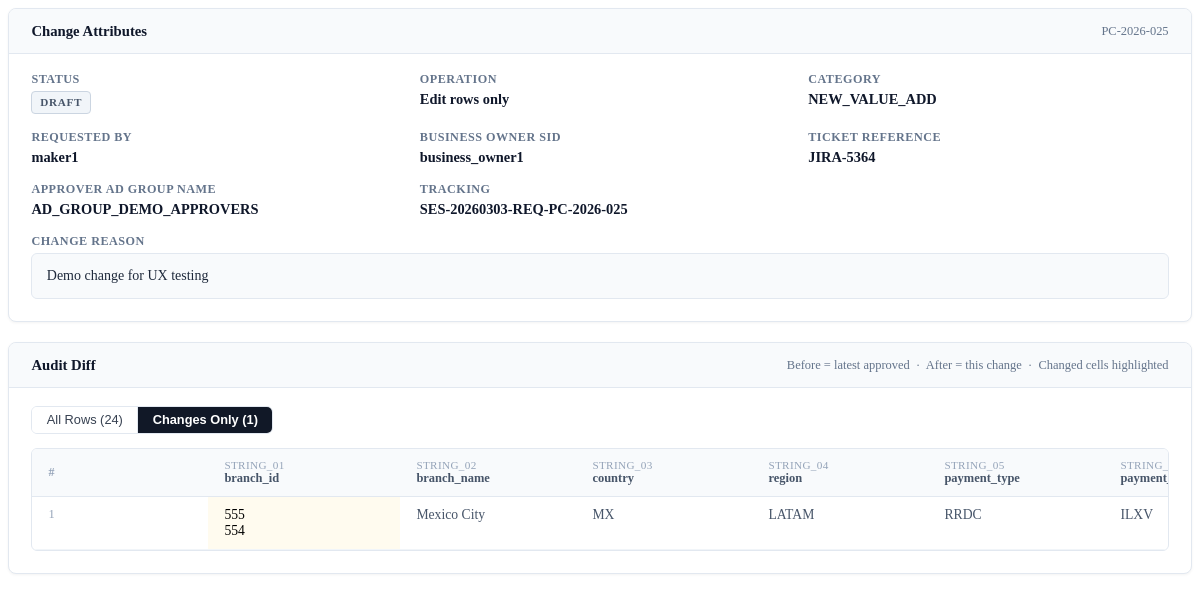
The app's page /changes/25/modal/ (signed in) with its own data.
### mdu/models.py (models this page shows, shortened)
class ChangeRequest(models.Model):
    class Status(models.TextChoices):
        DRAFT = "DRAFT", "Draft"
        SUBMITTED = "SUBMITTED", "Submitted"
        APPROVED = "APPROVED", "Approved"
        REJECTED = "REJECTED", "Rejected"
    class ChangeCategory(models.TextChoices):
        NONE = "", "— Select —"
        DATA_CORRECTION = "DATA_CORRECTION", "Data Correction"
        NEW_VALUE_ADD = "NEW_VALUE_ADD", "New Value Add"
        POLICY_COMPLIANCE = "POLICY_COMPLIANCE", "Policy / Compliance"
        OPERATIONAL_UPDATE = "OPERATIONAL_UPDATE", "Operational Update"
        ENHANCEMENT = "ENHANCEMENT", "Enhancement"
        OTHER = "OTHER", "Other"
    class CollaborationMode(models.TextChoices):
        SINGLE_OWNER = "SINGLE_OWNER", "Single-owner"
        COLLABORATIVE = "COLLABORATIVE", "Collaborative"
    class DDAReviewStatus(models.TextChoices):
        NOT_REQUIRED = "NOT_REQUIRED", "Not required"
        REQUIRED = "REQUIRED", "Required"
        PENDING = "PENDING", "Pending"
        APPROVED = "APPROVED", "Approved"
        REJECTED = "REJECTED", "Rejected"
    header = models.ForeignKey(MDUHeader, on_delete=models.CASCADE, related_name="changes")
    display_id = models.CharField(max_length=30, unique=True)
    draft_uuid = models.UUIDField(default=uuid.uuid4, unique=True, editable=False)
    lock_version = models.PositiveIntegerField(default=1)
    collaboration_mode = models.CharField(
        max_length=20,
        choices=CollaborationMode.choices,
        default=CollaborationMode.SINGLE_OWNER,
    )
    tracking_id = models.CharField(max_length=80, blank=True, default="")
    version = models.IntegerField(null=True, blank=True)
    status = models.CharField(max_length=20, choices=Status.choices, default=Status.DRAFT)
    operation_hint = models.CharField(max_length=40, blank=True, default="")
    override_retired_flag = models.CharField(max_length=1, default="N")
    dda_review_status = models.CharField(
        max_length=20,
        choices=DDAReviewStatus.choices,
        default=DDAReviewStatus.NOT_REQUIRED,
    )
    requested_by_sid = models.CharField(max_length=40, blank=True, default="")
    business_owner_sid = models.CharField(max_length=40, blank=True, default="")
    approver_ad_group = models.CharField(max_length=120, blank=True, default="")
    change_reason = models.CharField(max_length=400, blank=True, default="")
    change_ticket_ref = models.CharField(max_length=120, blank=True, default="")
    change_category = models.CharField(
        max_length=60,
        choices=ChangeCategory.choices,
        blank=True,
        default=ChangeCategory.NONE,
    )
    risk_impact = models.CharField(max_length=60, blank=True, default="")
    request_source_channel = models.CharField(max_length=60, blank=True, default="")
    request_source_system = models.CharField(max_length=60, blank=True, default="")
    payload_json = models.TextField(blank=True, default="")
    submitted_at = models.DateTimeField(null=True, blank=True)
    decided_at = models.DateTimeField(null=True, blank=True)
    decision_note = models.TextField(blank=True, default="")
    decided_by_sid = models.CharField(max_length=40, blank=True, default="")
    override_scope_flag = models.BooleanField(default=False)
    override_scope_reason = models.CharField(max_length=400, blank=True, default="")
    created_by = models.ForeignKey(
        User, on_delete=models.SET_NULL, null=True, blank=True, related_name="created_changes"
    )
    contributors = models.ManyToManyField(
        User,
        blank=True,
        related_name="collab_changes",
    )
    created_at = models.DateTimeField(default=timezone.now)
    updated_at = models.DateTimeField(auto_now=True)
    bulk_add_count = models.PositiveSmallIntegerField(default=0)
    class Meta:
        constraints = [
            models.UniqueConstraint(
                fields=["header", "collaboration_mode"],
                condition=models.Q(status="SUBMITTED", collaboration_mode="SINGLE_OWNER"),
                name="uniq_submitted_cr_per_header_single_owner",
            )
        ]

### mdu/views_changes.py (the view)
# urls.py: path("changes/<int:pk>/modal/", change_modal, name="change_modal"),
@login_required
def change_modal(request, pk):
    change = get_object_or_404(ChangeRequest, pk=pk)
    header = change.header
    after_rows = _rows_from_payload(change.payload_json)
    before_rows = []
    latest = getattr(header, "last_approved_change", None)
    if latest and latest.pk != change.pk:
        before_rows = _rows_from_payload(latest.payload_json)
    biz_cols = _build_biz_cols(before_rows, after_rows)
    before_vals = [r for r in before_rows if isinstance(r, dict) and _is_values_row(r)]
    after_vals = [r for r in after_rows if isinstance(r, dict) and _is_values_row(r)]
    max_len = max(len(before_vals), len(after_vals))
    diff_rows = []
    for i in range(max_len):
        b = before_vals[i] if i < len(before_vals) else {}
        a = after_vals[i] if i < len(after_vals) else {}
        key = _row_key(a or b, i)
        cells = []
        row_changed = False
        for col in biz_cols:
            tech = col["tech"]
            bv = (b.get(tech) or "").strip()
            av = (a.get(tech) or "").strip()
            changed = bv != av
            if changed:
                row_changed = True
            cells.append({"before": bv, "after": av, "changed": changed})
        diff_rows.append({"key": key, "cells": cells, "row_changed": row_changed})
    changed_count = sum(1 for r in diff_rows if r.get("row_changed"))
    return render(
        request,
        "mdu/partials/change_modal.html",
        {
            "change": change,
            "header": header,
            "before_rows": before_rows,
            "proposed_rows": after_rows,
            "biz_cols": biz_cols,
            "diff_rows": diff_rows,
            "changed_count": changed_count,
        },
    )

### mdu/views_changes.py (called while the page is built)
def _rows_from_payload(payload_json: str):
    try:
        obj = json.loads(payload_json or "{}")
        rows = obj.get("rows", [])
        return rows if isinstance(rows, list) else []
    except Exception:
        return []

def _header_row(rows):
    return next((r for r in rows if (r.get("row_type") or "").lower() == "header"), {}) or {}

def _is_values_row(r):
    return (r.get("row_type") or "").lower() != "header"

def _build_biz_cols(before_rows, after_rows):
    after_hdr = _header_row(after_rows)
    before_hdr = _header_row(before_rows)
    string_cols = [f"string_{i:02d}" for i in range(1, 66)]
    def used(col):
        if (after_hdr.get(col) or "").strip() or (before_hdr.get(col) or "").strip():
            return True
        for r in after_rows:
            if (r.get(col) or "").strip():
                return True
        for r in before_rows:
            if (r.get(col) or "").strip():
                return True
        return False
    cols = []
    for col in string_cols:
        if not used(col):
            continue
        biz = (after_hdr.get(col) or "").strip() or (before_hdr.get(col) or "").strip() or col
        cols.append({"tech": col, "biz": biz})
    return cols

def _row_key(row, idx):
    u = (row.get("update_rowid") or "").strip()
    if u:
        return f"update:{u}"
    return f"row:{idx+1}"

### mdu/templates/mdu/partials/change_modal.html (shortened to what this page needs)
<div class="cm-section">
  <div class="cm-section-header">
    <span class="cm-section-title">Change Attributes</span>
    {% if change.display_id %}
      <span class="cm-section-meta">
        {{ change.display_id }}{% if change.version %} &nbsp;·&nbsp; v{{ change.version }}{% endif %}
      </span>
    {% endif %}
  </div>
  <div class="cm-section-body">
    <div class="cm-attr-grid">
      <div>
        <div class="cm-attr-label">Status</div>
        <div class="cm-attr-value">
          {% with s=change.status|lower %}
            {% if s == "draft" %}<span class="cm-badge cm-status-draft">Draft</span>
            {% elif s == "submitted" %}<span class="cm-badge cm-status-submitted">Submitted</span>
            {% elif s == "approved" %}<span class="cm-badge cm-status-approved">Approved</span>
            {% elif s == "rejected" %}<span class="cm-badge cm-status-rejected">Rejected</span>
            {% else %}<span class="cm-badge cm-status-draft">{{ change.status|capfirst }}</span>
            {% endif %}
          {% endwith %}
        </div>
      </div>
      <div>
        <div class="cm-attr-label">Operation</div>
        <div class="cm-attr-value">
          {% if change.operation_hint %}{{ change.operation_hint }}{% else %}<span class="cm-attr-empty">—</span>{% endif %}
        </div>
      </div>
      <div>
        <div class="cm-attr-label">Category</div>
        <div class="cm-attr-value">
          {% if change.change_category %}{{ change.change_category }}{% else %}<span class="cm-attr-empty">—</span>{% endif %}
        </div>
      </div>
      <div>
        <div class="cm-attr-label">Requested By</div>
        <div class="cm-attr-value">
          {% if change.requested_by_sid %}{{ change.requested_by_sid }}{% else %}<span class="cm-attr-empty">—</span>{% endif %}
        </div>
      </div>
      <div>
        <div class="cm-attr-label">Business Owner SID</div>
        <div class="cm-attr-value">
          {% if change.business_owner_sid %}{{ change.business_owner_sid }}{% else %}<span class="cm-attr-empty">—</span>{% endif %}
        </div>
      </div>
      <div>
        <div class="cm-attr-label">Ticket Reference</div>
        <div class="cm-attr-value">
          {% if change.change_ticket_ref %}{{ change.change_ticket_ref }}{% else %}<span class="cm-attr-empty">—</span>{% endif %}
        </div>
      </div>
      <div>
        <div class="cm-attr-label">Approver AD Group Name</div>
        <div class="cm-attr-value">
          {% if change.approver_ad_group %}{{ change.approver_ad_group }}{% else %}<span class="cm-attr-empty">—</span>{% endif %}
        </div>
      </div>
      <div>
        <div class="cm-attr-label">Tracking</div>
        <div class="cm-attr-value">
          {% if change.tracking_id %}{{ change.tracking_id }}{% else %}<span class="cm-attr-empty">—</span>{% endif %}
        </div>
      </div>
      <div></div>
      <div class="cm-attr-full">
        <div class="cm-attr-label">Change reason</div>
        <div class="cm-reason-box">
          {% if change.change_reason %}{{ change.change_reason }}
          {% else %}<span style="color:#94a3b8; font-style:italic;">No reason provided.</span>{% endif %}
        </div>
      </div>
    </div>
  </div>
</div>
<div class="cm-section">
  <div class="cm-section-header">
    <span class="cm-section-title">Audit Diff</span>
    <span class="cm-section-meta">
      Before = latest approved &nbsp;·&nbsp; After = this change &nbsp;·&nbsp; Changed cells highlighted
    </span>
  </div>
  <div class="cm-section-body">
    {% if not diff_rows %}
      <div style="font-size:.875rem; color:#64748b;">No comparable rows to diff.</div>
    {% else %}
      <div class="cm-view-bar">
        <div class="cm-toggle">
          <button type="button" id="cmod-btn-all"
                  onclick="cmodSetView('all')">
            All Rows ({{ diff_rows|length }})
          </button>
          <button type="button" id="cmod-btn-changes"
                  onclick="cmodSetView('changes')"
                  class="cm-active">
            Changes Only ({{ changed_count }})
          </button>
        </div>
      </div>
      <div class="cm-table-wrap">
        <table class="cm-diff-table">
          <thead>
            <tr>
              <th style="width:44px; color:#94a3b8; font-size:.75rem;">#</th>
              {% for col in biz_cols %}
                <th>
                  <span class="cm-th-tech">{{ col.tech }}</span>
                  <span class="cm-th-biz">{{ col.biz }}</span>
                </th>
              {% endfor %}
            </tr>
          </thead>
          <tbody>
            {% for r in diff_rows %}
              <tr class="{% if not r.row_changed %}cm-row-unchanged{% endif %}">
                <td style="color:#94a3b8; font-size:.78rem;">{{ forloop.counter }}</td>
                {% for c in r.cells %}
                  <td class="{% if c.changed %}cm-cell-changed{% endif %}">
                    {% if c.changed %}
                      <div class="mdu-before">{{ c.before|default:"&mdash;" }}</div>
                      <div class="mdu-after">{{ c.after|default:"&mdash;" }}</div>
                    {% else %}
                      <span style="color:#475569;">{{ c.after|default:"" }}</span>
                    {% endif %}
                  </td>
                {% endfor %}
              </tr>
            {% endfor %}
          </tbody>
        </table>
      </div>
    {% endif %}
  </div>
</div>

### mdu/templates/mdu/partials/change_modal.html (style rules this page uses)
.cm-section { border: 1px solid #e2e8f0; border-radius: 8px; margin-bottom: 1.25rem; background: #fff; box-shadow: 0 1px 3px rgba(0,0,0,.05); overflow: hidden; }
.cm-section-header { display: flex; align-items: center; justify-content: space-between; gap: 1rem; flex-wrap: wrap; padding: .85rem 1.4rem; background: #f8fafc; border-bottom: 1px solid #e2e8f0; }
.cm-section-title { font-weight: 700; font-size: .92rem; color: #0f172a; white-space: nowrap; }
.cm-section-meta { font-size: .78rem; color: #64748b; }
.cm-section-body { padding: 1.1rem 1.4rem 1.4rem; }
.cm-attr-grid { display: grid; grid-template-columns: repeat(3, 1fr); gap: 1rem 1.75rem; }
.cm-attr-full { grid-column: 1 / -1; }
.cm-attr-label { font-size: .76rem; font-weight: 600; color: #64748b; text-transform: uppercase; letter-spacing: .04em; margin-bottom: 4px; }
.cm-attr-value { font-size: .9rem; font-weight: 600; color: #0f172a; word-break: break-word; }
.cm-reason-box { background: #f8fafc; border: 1px solid #e2e8f0; border-radius: 6px; padding: .65rem .9rem; font-size: .875rem; font-weight: 400; color: #1e293b; line-height: 1.6; margin-top: 2px; }
.cm-badge { display: inline-block; font-size: .7rem; font-weight: 700; letter-spacing: .06em; text-transform: uppercase; padding: .22em .7em; border-radius: 4px; vertical-align: middle; line-height: 1.5; }
.cm-status-draft { background: #f1f5f9; color: #475569; border: 1px solid #cbd5e1; }
.cm-view-bar { display: flex; align-items: center; justify-content: space-between; gap: .75rem; flex-wrap: wrap; margin-bottom: .85rem; }
.cm-toggle { display: inline-flex; border: 1px solid #e2e8f0; border-radius: 6px; overflow: hidden; background: #fff; }
.cm-toggle button { display: inline-block; padding: .35rem .9rem; font-size: .8rem; font-weight: 500; color: #374151; background: #fff; border: none; border-right: 1px solid #e2e8f0; cursor: pointer; transition: background .12s, color .12s; white-space: nowrap; }
.cm-toggle button:last-child { border-right: none; }
.cm-toggle button.cm-active { background: #111827; color: #fff; font-weight: 600; }
.cm-table-wrap { max-height: 55vh; overflow: auto; border: 1px solid #e2e8f0; border-radius: 6px; }
.cm-diff-table { border-collapse: collapse; font-size: .855rem; table-layout: auto; }
.cm-diff-table thead tr { background: #f8fafc; border-bottom: 1px solid #e2e8f0; position: sticky; top: 0; z-index: 2; }
.cm-diff-table th { padding: .65rem 1rem; text-align: left; white-space: nowrap; }
.cm-th-tech { display: block; font-size: .7rem; font-weight: 500; color: #94a3b8; text-transform: uppercase; letter-spacing: .03em; }
.cm-th-biz { display: block; font-size: .78rem; font-weight: 600; color: #475569; }
.cm-diff-table td { padding: .6rem 1rem; border-bottom: 1px solid #f1f5f9; vertical-align: top; min-width: 9rem; white-space: nowrap; }
.cm-diff-table td.cm-cell-changed { white-space: normal; min-width: 10rem; }
.cm-cell-changed { background: rgba(251,191,36,.07); }

### records on screen
ChangeRequest: display_id "PC-2026-025", operation_hint "Edit rows only", change_category "NEW_VALUE_ADD", requested_by_sid "maker1", business_owner_sid "business_owner1", change_ticket_ref "JIRA-5364", approver_ad_group "AD_GROUP_DEMO_APPROVERS", tracking_id "SES-20260303-REQ-PC-2026-025", change_reason "Demo change for UX testing"

### other values on screen
{{ diff_rows|length }} "24"
{{ changed_count }} "1"
{{ col.tech }} "STRING_01" "STRING_02" "STRING_03" "STRING_04" "STRING_05"
{{ col.biz }} "branch_id" "branch_name" "country" "region" "payment_type"
{{ c.before|default:"&mdash;" }} "555"
{{ c.after|default:"&mdash;" }} "554"
{{ c.after|default:"" }} "Mexico City" "MX" "LATAM" "RRDC" "ILXV"
